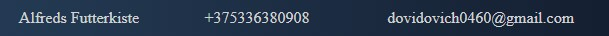
#> input picture ex-task/img_6.jpg, 609 x 36 px
$ python -i text_recogniser.py   (imports and definitions only)
#> lines starting #> are read from the running program, lines starting #| are printed output that depends on the picture
from PIL import Image
import pytesseract as pt
import numpy as np
import cv2

pt.pytesseract.tesseract_cmd = r"C:\Program Files\Tesseract-OCR\tesseract.exe"


def text_from_image(filename):
#> called with filename = 'img_6.jpg'
    img = np.array(Image.open(filename))
#> img is the input picture: shape (36, 609, 3); mean R, G, B 40.8, 56.1, 76.6
    norm_img = np.zeros((img.shape[0], img.shape[1]))
    img = cv2.normalize(img, norm_img, 0, 255, cv2.NORM_MINMAX)
    img = cv2.threshold(img, 100, 255, cv2.THRESH_BINARY)[1]
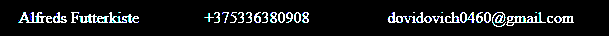
#> img: shape (36, 609, 3); mean R, G, B 20.3, 21.9, 22.9
    img = cv2.GaussianBlur(img, (1, 1), 0)
#> (the run stopped early here; a loop or call above may not have finished)
